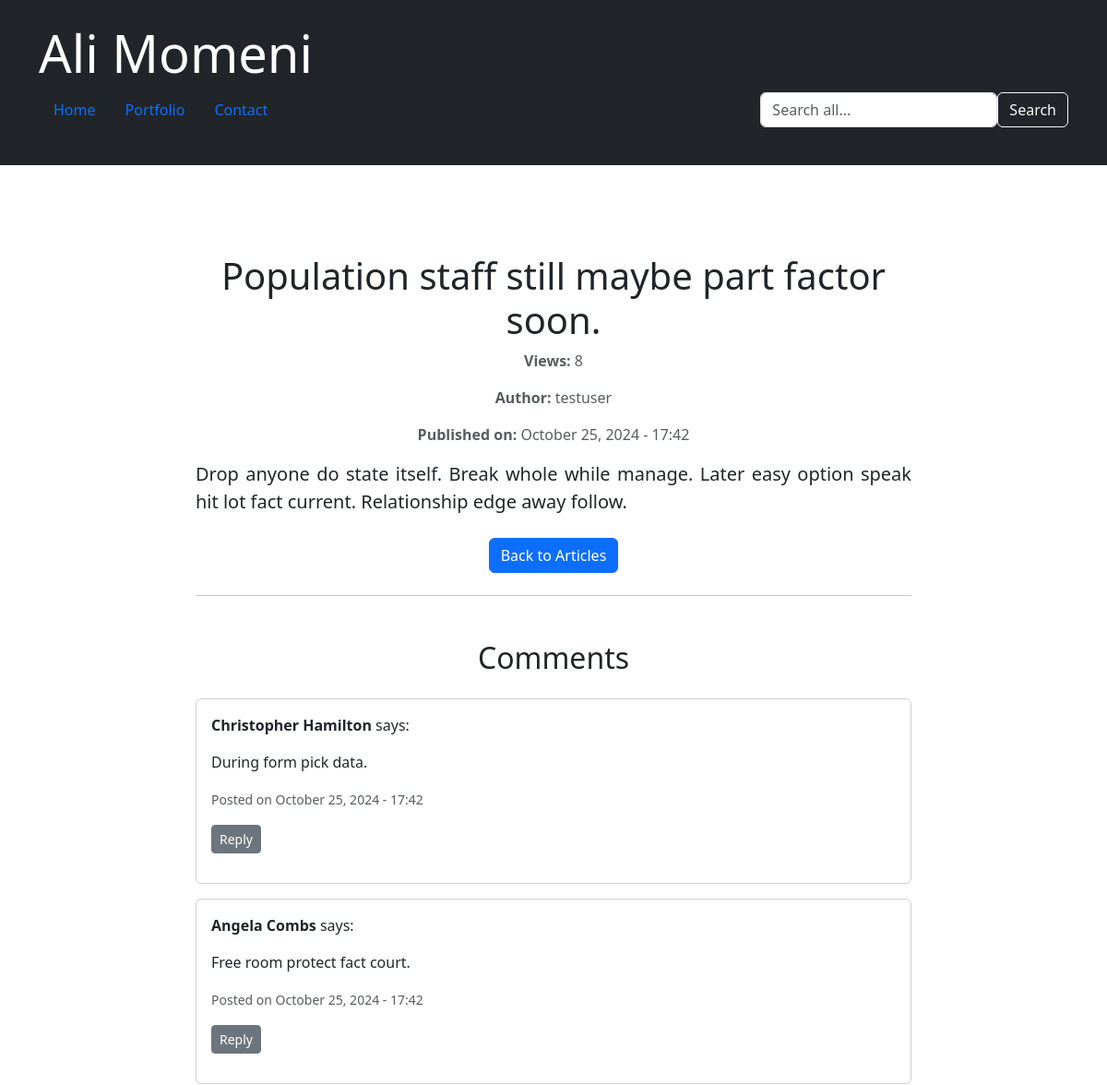
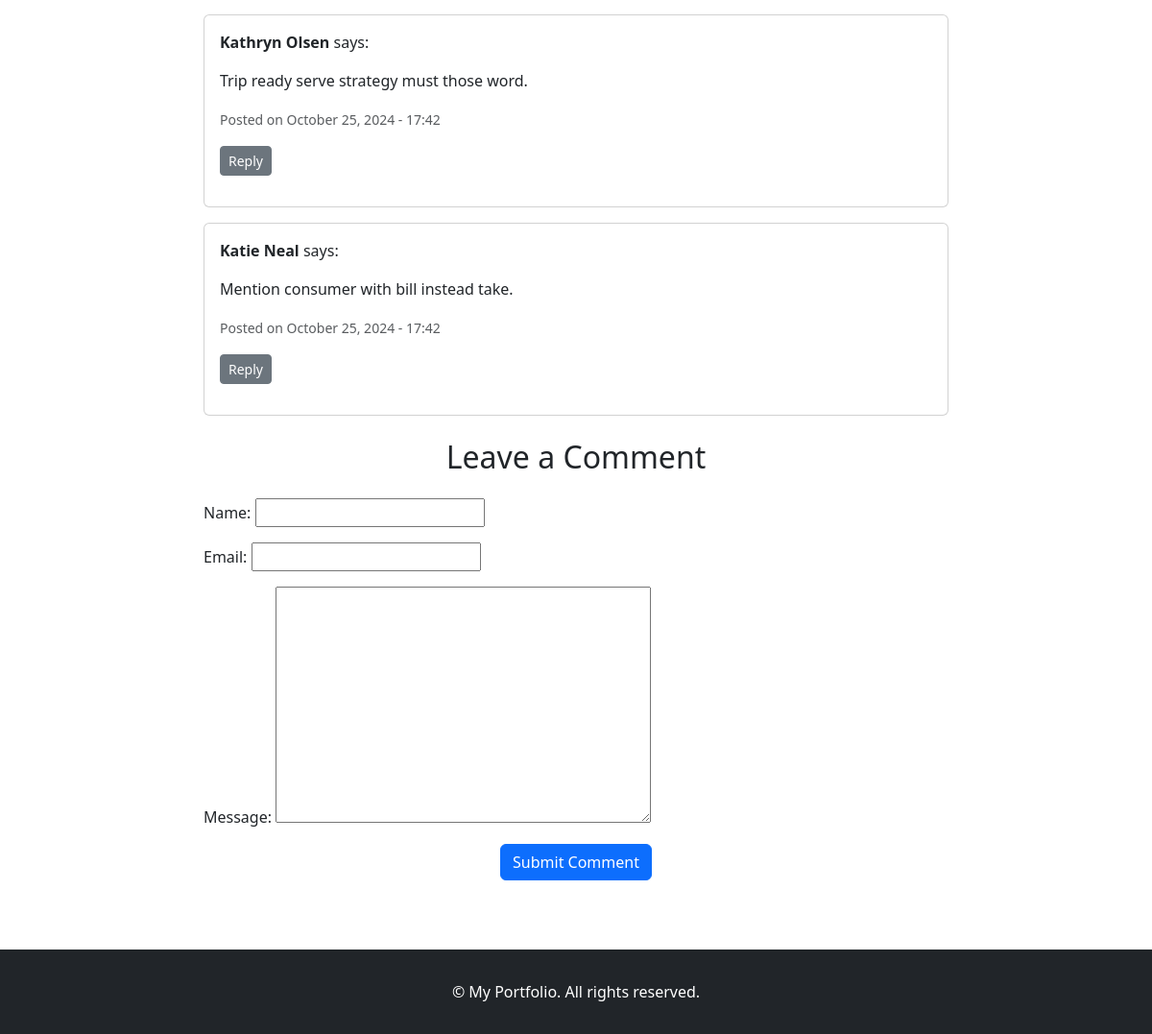
Screenshot of /blog/agree-hit-bill-now/ with the database file from the repository (2 pictures, top to bottom).
### blog/models.py (models this page shows, shortened)
class Article(models.Model):
    STATUS_CHOICES = (
        ("d", "Draft"),
        ("p", "Published"),
        ("l", "Checking"),
        ("b", "Returned"),
    )
    title = models.CharField(max_length=200)
    content = RichTextField()  # Change to RichTextField
    author = models.ForeignKey(User, on_delete=models.CASCADE)  # Link to the User model
    jpublish = models.DateTimeField()
    is_special = models.BooleanField(default=False)
    status = models.CharField(max_length=1, choices=STATUS_CHOICES, verbose_name='Status')
    hits = models.ManyToManyField(IPAddress, through="ArticleHit", blank=True, related_name="hits", verbose_name="Hits")
    comments = GenericRelation(Comment)
    slug = models.SlugField(unique=True, blank=True, null=True)
    category = models.ForeignKey(Category, on_delete=models.SET_NULL, null=True, blank=True)
    image = models.ImageField(upload_to='articles/images/', null=True, blank=True)
    def hit_count(self):
        return self.hits.count()
    objects = ArticleManager()

class Comment(models.Model):
    article = models.ForeignKey('Article', on_delete=models.CASCADE, related_name='comments')
    parent = models.ForeignKey('self', null=True, blank=True, related_name='replies', on_delete=models.CASCADE)
    name = models.CharField(max_length=100)
    email = models.EmailField()
    message = models.TextField()
    created_at = models.DateTimeField(auto_now_add=True)

### blog/views.py (the view, shortened to what this page needs)
# urls.py: path('<slug:slug>/', ArticleDetailView.as_view(), name='article_detail'),  # Use slug
class ArticleDetailView(DetailView):
    model = Article
    template_name = 'blog/article_detail.html'
    context_object_name = 'article'
    def get_object(self):
        slug = self.kwargs.get('slug')
        return get_object_or_404(Article, slug=slug)
    def get_context_data(self, **kwargs):
        context = super().get_context_data(**kwargs)
        article = self.get_object()
        client_ip = get_client_ip(self.request)
        ip_address, created = IPAddress.objects.get_or_create(ip_address=client_ip)
        hit, hit_created = ArticleHit.objects.get_or_create(article=article, ip_address=ip_address)
        context['hit_count'] = article.hit_count()
        context['comments'] = article.comments.filter(parent=None)
        context['form'] = CommentForm()
        return context

### blog/forms.py
class CommentForm(forms.ModelForm):
    class Meta:
        model = Comment
        fields = ['name', 'email', 'message']

### blog/views.py (called while the page is built)
def get_client_ip(request):
    x_forwarded_for = request.META.get('HTTP_X_FORWARDED_FOR')
    if x_forwarded_for:
        ip = x_forwarded_for.split(',')[0]
    else:
        ip = request.META.get('REMOTE_ADDR')
    return ip

### main/context_processors.py (called while the page is built)
def social_media_links(request):
    social_medias = SocialMedia.objects.all()
    return {'social_medias': social_medias}

### blog/templates/blog/article_detail.html (shortened to what this page needs)
{% extends 'blog/base.html' %}
{% load custom_filters %}
{% block content %}
<div class="container container_con mt-5 text-left" style="max-width: 800px; margin: 0 auto;">
    <h1 class="text-center">{{ article.title }}</h1>
    <div class="article-detail">
        <div class="article-meta mb-3 text-center">
            <p class="text-muted"><strong>Views:</strong> {{ hit_count }}</p>
            <p class="text-muted"><strong>Author:</strong> {{ article.author.username }}</p>
            <p class="text-muted"><strong>Published on:</strong> {{ article.jpublish|date:"F j, Y - H:i" }}</p>
        </div>
        <div class="article-content mb-4">
            <p class="lead">{{ article.content|striptags }}</p>
        </div>
    </div>
    <div class="text-center">
        <a href="{% url 'blog:blog' %}" class="btn btn-primary">Back to Articles</a>
    </div>
<hr class="my-4">
<div class="comments-section mt-5">
    <h2 class="text-center mb-4">Comments</h2>
    <div id="comments" class="mb-4">
        {% for comment in comments %}
        <div class="comment card mb-3" id="comment-{{ comment.id }}">
            <div class="card-body">
                <p><strong>{{ comment.name }}</strong> says:</p>
                <p>{{ comment.message }}</p>
                <p class="text-muted"><small>Posted on {{ comment.created_at|date:"F j, Y - H:i" }}</small></p>
                <button class="btn btn-sm btn-secondary reply-button" data-comment-id="{{ comment.id }}">
                    Reply
                </button>
            </div>
        </div>
        {% endfor %}
    </div>
    <h2 class="text-center mb-4">Leave a Comment</h2>
    <form method="POST" action="{% url 'blog:article_detail' article.slug %}" class="mb-4">
        <div class="mb-3">
            {{ form.as_p }}
        </div>
        <div class="text-center">
            <button type="submit" class="btn btn-primary">Submit Comment</button>
        </div>
    </form>
</div>
</div>
{% endblock %}

### portfolio/templates/mainBase.html (style rules this page uses)
html, body { height: 100%; }
body { display: flex; flex-direction: column; text-align: justify; }

### rows the page displays
Article: title "Population staff still maybe part factor soon.", author.username "testuser", jpublish "October 25, 2024 - 17:42", content "Drop anyone do state itself. Break whole while manage. Later easy option speak hit lot fact current. Relationship edge away follow."
Comment: name "Christopher Hamilton", message "During form pick data.", created_at "October 25, 2024 - 17:42"
Comment: name "Angela Combs", message "Free room protect fact court.", created_at "October 25, 2024 - 17:42"
Comment: name "Kathryn Olsen", message "Trip ready serve strategy must those word.", created_at "October 25, 2024 - 17:42"
Comment: name "Katie Neal", message "Mention consumer with bill instead take.", created_at "October 25, 2024 - 17:42"

### other values shown
{{ hit_count }} "8"
